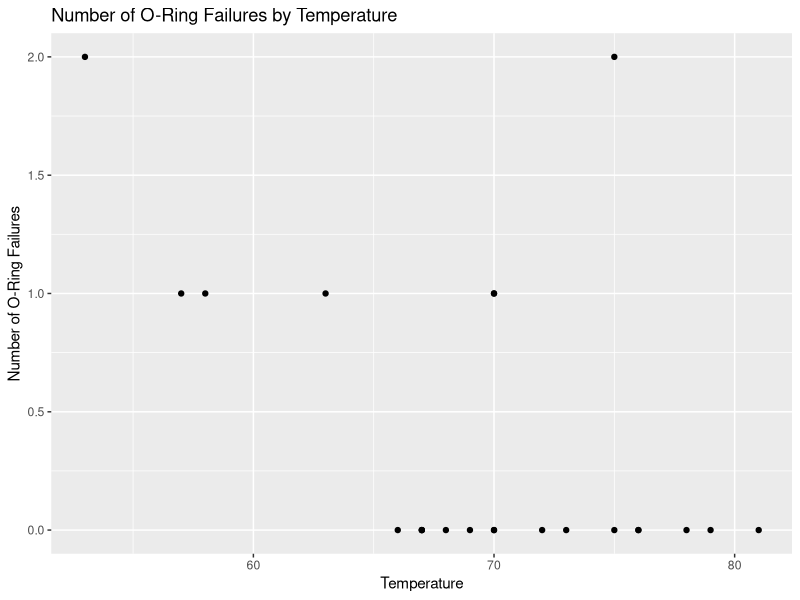
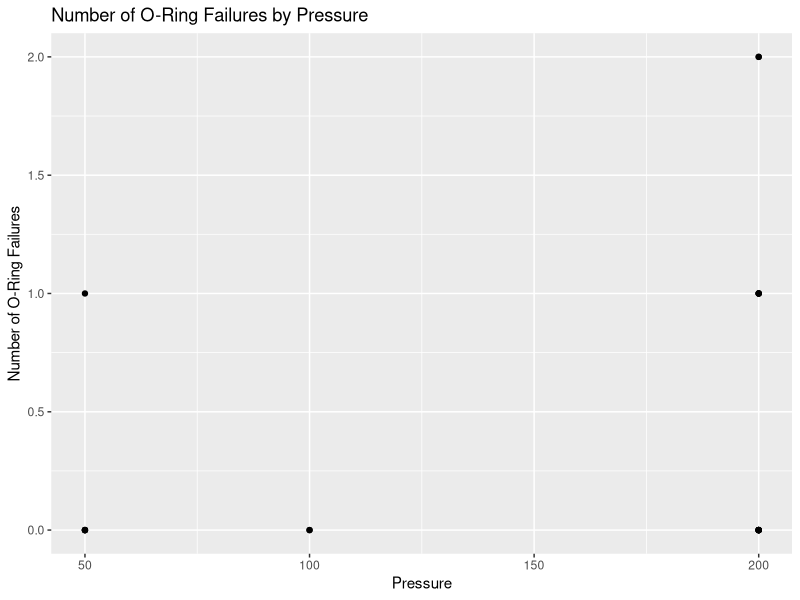
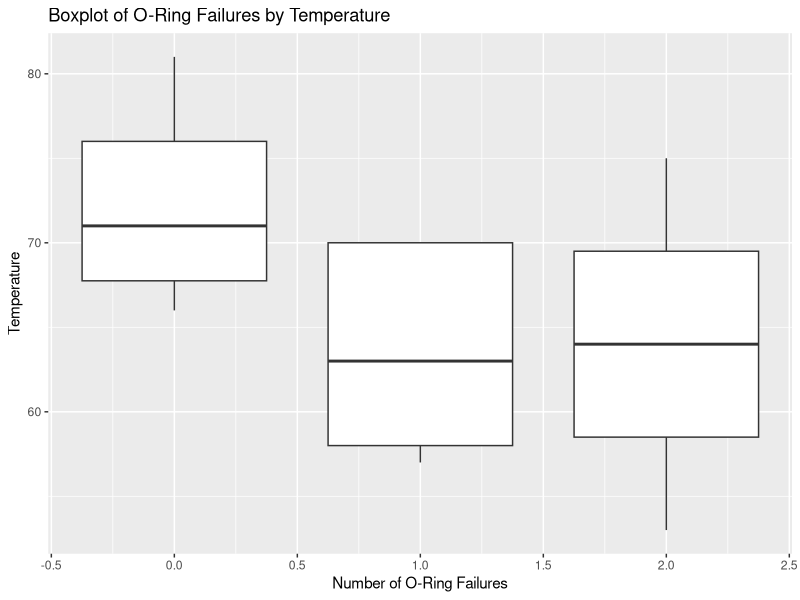
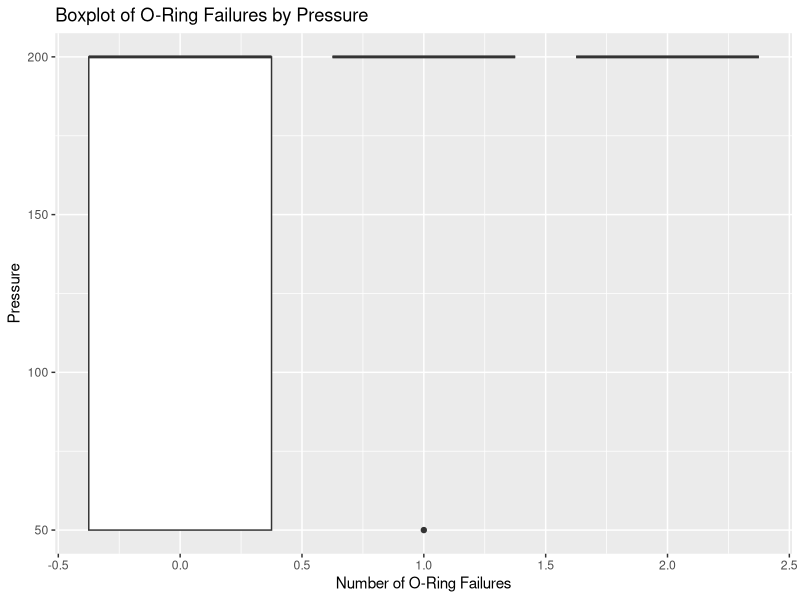
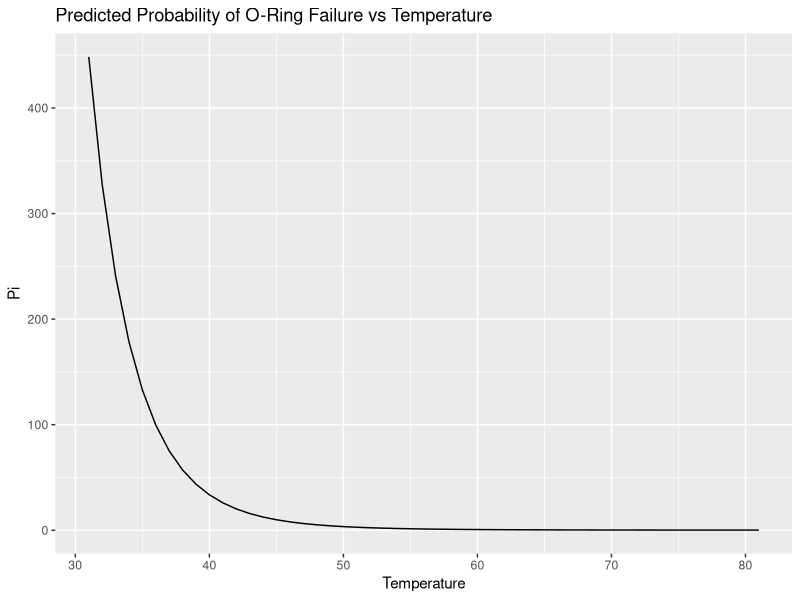
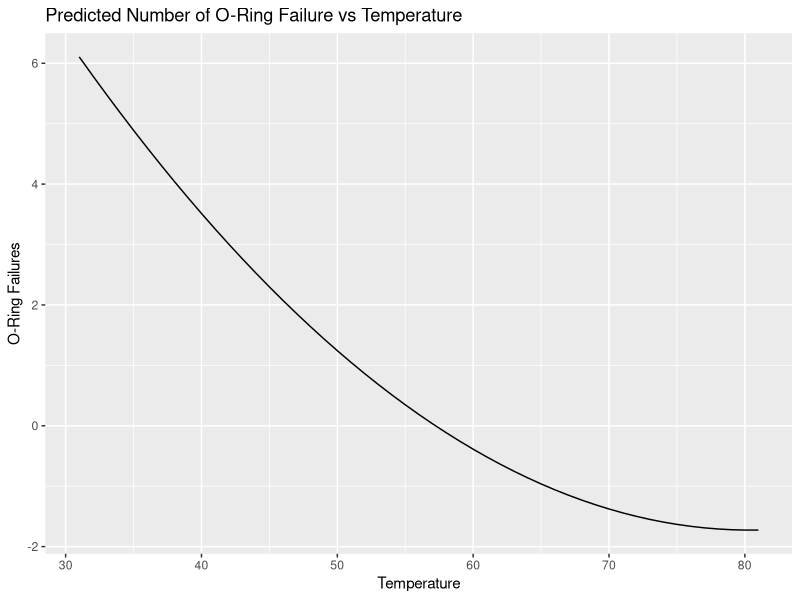

Write the R code that produced these figures, in order.
## ---- chunk 1
list.of.packages <- c("tidyverse", "sandwich", "lmtest", "car", "MASS", "nnet")
new.packages <- list.of.packages[!(list.of.packages %in% installed.packages()[,"Package"])]
if(length(new.packages)) install.packages(new.packages)

library(tidyverse)
library(sandwich)
library(lmtest)
library(car)
library(MASS)
library(nnet)
## ---- chunk 2
df <- read_csv('../data/raw/challenger.csv')
## ---- chunk 3
summary(df)
## ---- chunk 4
ggplot(df, aes(x = Temp, y = O.ring)) + 
  geom_point() + 
  labs(title = "Number of O-Ring Failures by Temperature") +
  ylab("Number of O-Ring Failures") +
  xlab("Temperature")
## ---- chunk 5
ggplot(df, aes(x = Pressure, y = O.ring)) + 
  geom_point() + 
  labs(title = "Number of O-Ring Failures by Pressure") +
  ylab("Number of O-Ring Failures") +
  xlab("Pressure")
## ---- chunk 6
ggplot(df, aes(x = O.ring, y = Temp, group = O.ring)) + 
  geom_boxplot() +
  labs(title = "Boxplot of O-Ring Failures by Temperature") +
  ylab("Temperature") +
  xlab("Number of O-Ring Failures")
## ---- chunk 7
ggplot(df, aes(x = O.ring, y = Pressure, group = O.ring)) + 
  geom_boxplot() +
  labs(title = "Boxplot of O-Ring Failures by Pressure") +
  ylab("Pressure") +
  xlab("Number of O-Ring Failures")
## ---- chunk 8
model_1 <- glm(formula = O.ring / 6 ~ Temp + Pressure, data = df,
               family = 'binomial')

Anova(model_1, test = 'LR')
## ---- chunk 9
# 1. Estimate the logistic regression model.
model_2 <- glm(formula = O.ring ~ Temp, data = df, family = poisson(link = 'log'))
summary(model_2)
## ---- chunk 10
# 2. Determine if a quadratic term is needed in the model for the temperature in
#    this model.
model_3 <- glm(formula = O.ring ~ Temp + I(Temp ^ 2), data = df,
               family = poisson(link = 'log'))

Anova(model_3)
## ---- chunk 11
# Pi vs Temp plot.
res <- data.frame(Temp = 31:81)
res['pi_hat'] <- predict(model_3, res, type="response")

ggplot(res, aes(x = Temp, y = pi_hat)) + 
  geom_line() + 
  labs(title = "Predicted Probability of O-Ring Failure vs Temperature") +
  ylab("Pi") +
  xlab("Temperature")
## ---- chunk 12
# Expected number of failures vs Temp plot.
res['pred_failures'] <- predict(model_3, res)
?predict
ggplot(res, aes(x = Temp, y = pred_failures)) + 
  geom_line() + 
  labs(title = "Predicted Number of O-Ring Failure vs Temperature") +
  ylab("O-Ring Failures") +
  xlab("Temperature")
